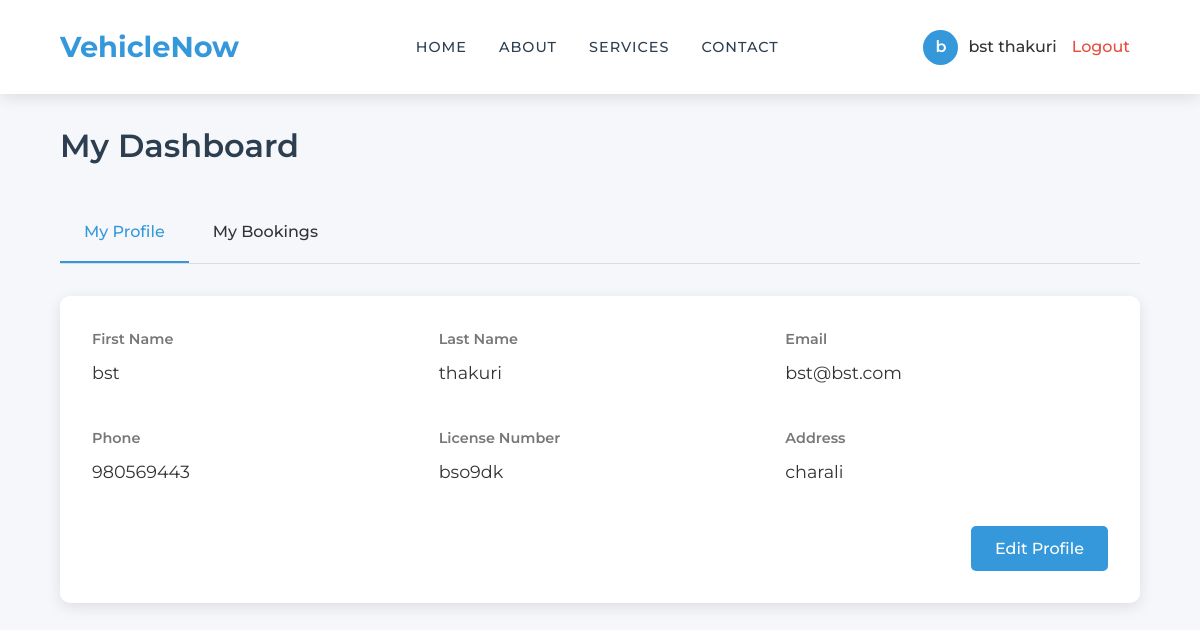
The app's page /dashboard.php (signed in) with its own data.
### tables this page shows
CREATE TABLE `users` (
  `USER_ID` int(11) NOT NULL,
  `FNAME` varchar(50) NOT NULL,
  `LNAME` varchar(50) NOT NULL,
  `EMAIL` varchar(100) NOT NULL,
  `PHONE` varchar(15) NOT NULL,
  `ADDRESS` varchar(30) NOT NULL,
  `PASSWORD` varchar(255) NOT NULL,
  `LICENSE_NO` varchar(30) NOT NULL,
  `CREATION_DATE` datetime DEFAULT current_timestamp(),
  `IS_ADMIN` char(1) DEFAULT 'N'
);

### dashboard.php (the view, shortened to what this page needs)
<?php
$servername = "localhost";
$username = "root";
$password = "";
$database = "vehiclenow";
$conn = new mysqli($servername, $username, $password, $database);
$email = $_SESSION["email"];
$sql = "SELECT * FROM users WHERE EMAIL = '$email'";
$result = $conn->query($sql);
$user = $result->fetch_assoc();
?>
<!DOCTYPE html>
<html lang="en">
<head>
    <link rel="stylesheet" href="https://cdnjs.cloudflare.com/ajax/libs/font-awesome/6.4.0/css/all.min.css">
</head>
<body>
    <header class="navbar">
        <a href="index.php" class="logo">VehicleNow</a>
        <nav class="menu">
            <ul>
                <li><a href="index.php">HOME</a></li>
                <li><a href="aboutus.html">ABOUT</a></li>
                <li><a href="services.php">SERVICES</a></li>
                <li><a href="contactus.html">CONTACT</a></li>
            </ul>
        </nav>
        <div class="welcome-user">
            <div class="user-avatar">
                <?php echo substr($user["FNAME"], 0, 1); ?>
            </div>
            <span><?php echo $_SESSION["user_name"]; ?></span>
            <a href="logout.php" class="logout-btn">Logout</a>
        </div>
    </header>
    <div class="dashboard-container">
        <div class="dashboard-header">
            <h1>My Dashboard</h1>
        </div>
        <div class="dashboard-tabs">
            <div class="dashboard-tab active" data-tab="profile">My Profile</div>
            <div class="dashboard-tab" data-tab="bookings">My Bookings</div>
        </div>
        <div class="dashboard-content active" id="profile-content">
            <div class="profile-card">
                <div class="profile-info">
                    <div class="profile-item">
                        <div class="profile-label">First Name</div>
                        <div class="profile-value"><?php echo $user["FNAME"]; ?></div>
                    </div>
                    <div class="profile-item">
                        <div class="profile-label">Last Name</div>
                        <div class="profile-value"><?php echo $user["LNAME"]; ?></div>
                    </div>
                    <div class="profile-item">
                        <div class="profile-label">Email</div>
                        <div class="profile-value"><?php echo $user["EMAIL"]; ?></div>
                    </div>
                    <div class="profile-item">
                        <div class="profile-label">Phone</div>
                        <div class="profile-value"><?php echo $user["PHONE"]; ?></div>
                    </div>
                    <div class="profile-item">
                        <div class="profile-label">License Number</div>
                        <div class="profile-value"><?php echo $user["LICENSE_NO"]; ?></div>
                    </div>
                    <div class="profile-item">
                        <div class="profile-label">Address</div>
                        <div class="profile-value"><?php echo $user["ADDRESS"]; ?></div>
                    </div>
                </div>
                <div class="profile-actions">
                    <a href="edit-profile.php" class="profile-btn">Edit Profile</a>
                </div>
            </div>
        </div>
    </div>
</body>
</html>

### dashboard.php (style rules this page uses)
:root { --primary-color: #3498db; --secondary-color: #2c3e50; --accent-color: #e74c3c; --light-color: #ecf0f1; --dark-color: #2c3e50; --shadow: 0 4px 15px rgba(0, 0, 0, 0.1); --transition: all 0.3s ease; --success-color: #2ecc71; --warning-color: #f39c12; --pending-color: #3498db; --cancelled-color: #e74c3c; }
* { margin: 0; padding: 0; box-sizing: border-box; font-family: 'Montserrat', sans-serif; }
body { background-color: #f5f7fa; color: #333; line-height: 1.6; overflow-x: hidden; }
.navbar { display: flex; justify-content: space-between; align-items: center; padding: 1.5rem 5%; background-color: white; box-shadow: var(--shadow); position: fixed; width: 100%; top: 0; z-index: 1000; transition: var(--transition); }
.logo { font-size: 1.8rem; font-weight: 700; color: var(--primary-color); cursor: pointer; text-decoration: none; }
.menu ul { display: flex; list-style: none; }
.menu ul li { margin-left: 2rem; }
.menu ul li a { text-decoration: none; color: var(--dark-color); font-weight: 500; font-size: 0.9rem; letter-spacing: 1px; padding: 0.5rem 0; position: relative; transition: var(--transition); }
.menu ul li a:after { content: ''; position: absolute; width: 0; height: 2px; bottom: 0; left: 0; background-color: var(--primary-color); transition: var(--transition); }
.welcome-user { font-weight: 500; margin-right: 10px; display: flex; align-items: center; }
.welcome-user .user-avatar { width: 35px; height: 35px; border-radius: 50%; background-color: var(--primary-color); color: white; display: flex; align-items: center; justify-content: center; margin-right: 10px; font-weight: 600; }
.logout-btn { color: var(--accent-color); cursor: pointer; text-decoration: none; font-weight: 500; margin-left: 15px; }
.dashboard-container { padding: 120px 5% 50px; max-width: 1200px; margin: 0 auto; }
.dashboard-header { display: flex; justify-content: space-between; align-items: center; margin-bottom: 2rem; }
.dashboard-header h1 { font-size: 2rem; font-weight: 600; color: var(--dark-color); }
.dashboard-tabs { display: flex; border-bottom: 1px solid #ddd; margin-bottom: 2rem; }
.dashboard-tab { padding: 1rem 1.5rem; cursor: pointer; font-weight: 500; transition: var(--transition); border-bottom: 2px solid transparent; }
.dashboard-tab.active { color: var(--primary-color); border-bottom: 2px solid var(--primary-color); }
.dashboard-content { display: none; }
.dashboard-content.active { display: block; }
.profile-card { background-color: white; border-radius: 10px; box-shadow: var(--shadow); padding: 2rem; margin-bottom: 2rem; }
.profile-info { display: grid; grid-template-columns: repeat(auto-fill, minmax(300px, 1fr)); gap: 1.5rem; }
.profile-item { margin-bottom: 1rem; }
.profile-label { font-weight: 600; font-size: 0.9rem; color: #777; margin-bottom: 0.5rem; }
.profile-value { font-size: 1.1rem; }
.profile-actions { margin-top: 1.5rem; display: flex; justify-content: flex-end; }
.profile-btn { padding: 0.6rem 1.5rem; background-color: var(--primary-color); color: white; border: none; border-radius: 5px; font-weight: 500; cursor: pointer; transition: var(--transition); text-decoration: none; display: inline-block; }

### records on screen
users: FNAME "b", FNAME "bst", LNAME "thakuri", EMAIL "bst@bst.com", PHONE "980569443", LICENSE_NO "bso9dk", ADDRESS "charali"

### other values on screen
$_SESSION["user_name"] "bst thakuri"
